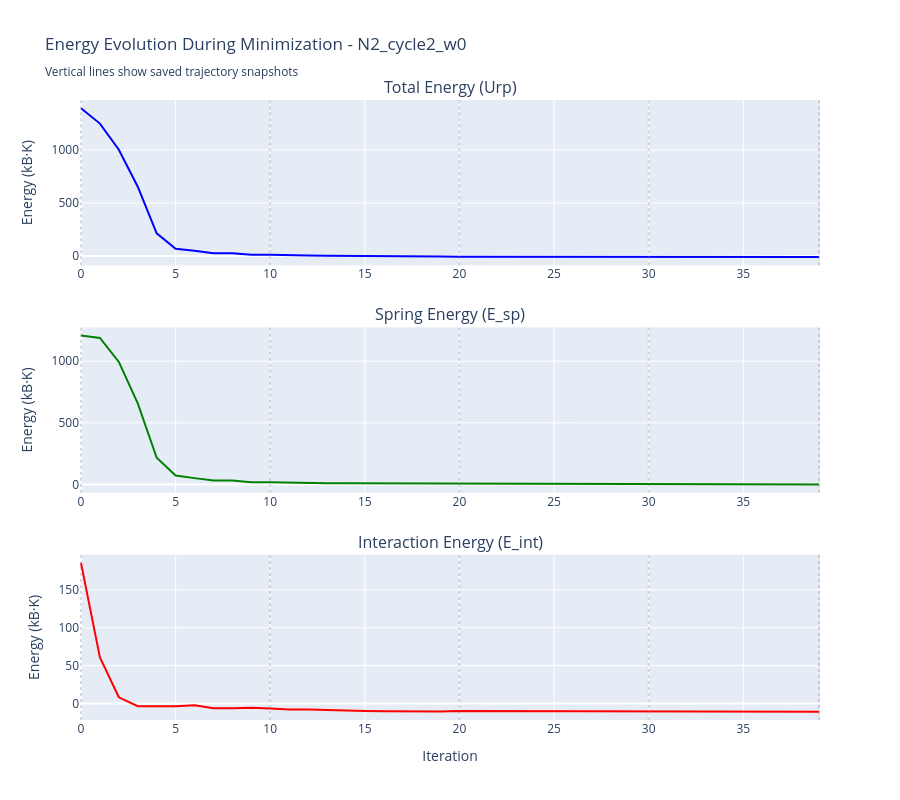

This figure's notebook cell:
### Markdown cell above
## Energy Evolution Plot

### Code cell
# Plot energy evolution
fig = make_subplots(
    rows=3, cols=1,
    subplot_titles=('Total Energy (Urp)', 'Spring Energy (E_sp)', 'Interaction Energy (E_int)'),
    vertical_spacing=0.1
)

# Total energy
fig.add_trace(
    go.Scatter(x=log_data['Iteration'], y=log_data['Energy(Urp)'], 
               mode='lines', name='Urp', line=dict(color='blue')),
    row=1, col=1
)

# Spring energy
fig.add_trace(
    go.Scatter(x=log_data['Iteration'], y=log_data['E_sp'], 
               mode='lines', name='E_sp', line=dict(color='green')),
    row=2, col=1
)

# Interaction energy
fig.add_trace(
    go.Scatter(x=log_data['Iteration'], y=log_data['E_int'], 
               mode='lines', name='E_int', line=dict(color='red')),
    row=3, col=1
)

# Add vertical lines for saved configurations
for iter_num in conf_indices:
    for row in [1, 2, 3]:
        fig.add_vline(x=iter_num, line_dash="dot", line_color="gray", opacity=0.3, row=row, col=1)

fig.update_xaxes(title_text="Iteration", row=3, col=1)
fig.update_yaxes(title_text="Energy (kB·K)", row=1, col=1)
fig.update_yaxes(title_text="Energy (kB·K)", row=2, col=1)
fig.update_yaxes(title_text="Energy (kB·K)", row=3, col=1)

fig.update_layout(
    height=800, 
    showlegend=False,
    title_text=f"Energy Evolution During Minimization - {example_name}<br><sub>Vertical lines show saved trajectory snapshots</sub>"
)
fig.show()

# Print energy summary
print(f"\n📊 Energy Summary:")
print(f"Initial Urp: {log_data['Energy(Urp)'].iloc[0]:.2f} kB·K")
print(f"Final Urp: {log_data['Energy(Urp)'].iloc[-1]:.2f} kB·K")
print(f"Reduction: {log_data['Energy(Urp)'].iloc[0] - log_data['Energy(Urp)'].iloc[-1]:.2f} kB·K")
print(f"\nFinal E_sp: {log_data['E_sp'].iloc[-1]:.2f} kB·K")
print(f"Final E_int: {log_data['E_int'].iloc[-1]:.2f} kB·K")

### Figure 1 — Plotly figure (JSON) as saved in the notebook; plotly's stock layout.template omitted (floating-point values rounded to 4 significant figures)
{"data": [{"line": {"color": "blue"}, "mode": "lines", "name": "Urp", "type": "scatter", "x": [0, 1, 2, 3, 4, 5, 6, 7, 8, 9, 10, 11, 12, 13, 14, 15, 16, 17, 18, 19, 20, 21, 22, 23, 24, 25, 26, 27, 28, 29, 30, 31, 32, 33, 34, 35, 36, 37, 38, 39], "xaxis": "x", "y": [1393.0, 1248.0, 1002.0, 653.8, 214.0, 69.65, 49.94, 26.2, 26.2, 12.99, 11.63, 6.154, 6.154, 2.696, 2.696, 1.276, -0.2362, -1.112, -2.542, -3.72, -5.752, -5.752, -6.661, -7.455, -7.631, -7.969, -8.178, -8.895, -9.041, -9.041, -9.224, -9.31, -9.376, -9.461, -9.466, -9.469, -9.47, -9.47, -9.47, -9.47], "yaxis": "y"}, {"line": {"color": "green"}, "mode": "lines", "name": "E_sp", "type": "scatter", "x": [0, 1, 2, 3, 4, 5, 6, 7, 8, 9, 10, 11, 12, 13, 14, 15, 16, 17, 18, 19, 20, 21, 22, 23, 24, 25, 26, 27, 28, 29, 30, 31, 32, 33, 34, 35, 36, 37, 38, 39], "xaxis": "x2", "y": [1207.0, 1188.0, 994.1, 657.4, 217.7, 73.27, 52.36, 32.45, 32.45, 18.83, 18.35, 14.31, 14.31, 11.77, 11.77, 11.3, 10.01, 9.552, 8.012, 7.05, 4.357, 4.357, 3.52, 3.306, 3.293, 2.89, 2.739, 2.03, 1.895, 1.895, 1.718, 1.63, 1.525, 1.478, 1.483, 1.482, 1.481, 1.481, 1.481, 1.481], "yaxis": "y2"}, {"line": {"color": "red"}, "mode": "lines", "name": "E_int", "type": "scatter", "x": [0, 1, 2, 3, 4, 5, 6, 7, 8, 9, 10, 11, 12, 13, 14, 15, 16, 17, 18, 19, 20, 21, 22, 23, 24, 25, 26, 27, 28, 29, 30, 31, 32, 33, 34, 35, 36, 37, 38, 39], "xaxis": "x3", "y": [185.7, 60.72, 8.132, -3.631, -3.688, -3.622, -2.426, -6.252, -6.252, -5.843, -6.721, -8.154, -8.154, -9.074, -9.074, -10.03, -10.24, -10.66, -10.55, -10.77, -10.11, -10.11, -10.18, -10.76, -10.92, -10.86, -10.92, -10.93, -10.94, -10.94, -10.94, -10.94, -10.9, -10.94, -10.95, -10.95, -10.95, -10.95, -10.95, -10.95], "yaxis": "y3"}], "layout": {"annotations": [{"font": {"size": 16}, "showarrow": false, "text": "Total Energy (Urp)", "x": 0.5, "xanchor": "center", "xref": "paper", "y": 1, "yanchor": "bottom", "yref": "paper"}, {"font": {"size": 16}, "showarrow": false, "text": "Spring Energy (E_sp)", "x": 0.5, "xanchor": "center", "xref": "paper", "y": 0.6333, "yanchor": "bottom", "yref": "paper"}, {"font": {"size": 16}, "showarrow": false, "text": "Interaction Energy (E_int)", "x": 0.5, "xanchor": "center", "xref": "paper", "y": 0.2667, "yanchor": "bottom", "yref": "paper"}], "height": 800, "shapes": [{"line": {"color": "gray", "dash": "dot"}, "opacity": 0.3, "type": "line", "x0": 0, "x1": 0, "xref": "x", "y0": 0, "y1": 1, "yref": "y domain"}, {"line": {"color": "gray", "dash": "dot"}, "opacity": 0.3, "type": "line", "x0": 0, "x1": 0, "xref": "x2", "y0": 0, "y1": 1, "yref": "y2 domain"}, {"line": {"color": "gray", "dash": "dot"}, "opacity": 0.3, "type": "line", "x0": 0, "x1": 0, "xref": "x3", "y0": 0, "y1": 1, "yref": "y3 domain"}, {"line": {"color": "gray", "dash": "dot"}, "opacity": 0.3, "type": "line", "x0": 10, "x1": 10, "xref": "x", "y0": 0, "y1": 1, "yref": "y domain"}, {"line": {"color": "gray", "dash": "dot"}, "opacity": 0.3, "type": "line", "x0": 10, "x1": 10, "xref": "x2", "y0": 0, "y1": 1, "yref": "y2 domain"}, {"line": {"color": "gray", "dash": "dot"}, "opacity": 0.3, "type": "line", "x0": 10, "x1": 10, "xref": "x3", "y0": 0, "y1": 1, "yref": "y3 domain"}, {"line": {"color": "gray", "dash": "dot"}, "opacity": 0.3, "type": "line", "x0": 20, "x1": 20, "xref": "x", "y0": 0, "y1": 1, "yref": "y domain"}, {"line": {"color": "gray", "dash": "dot"}, "opacity": 0.3, "type": "line", "x0": 20, "x1": 20, "xref": "x2", "y0": 0, "y1": 1, "yref": "y2 domain"}, {"line": {"color": "gray", "dash": "dot"}, "opacity": 0.3, "type": "line", "x0": 20, "x1": 20, "xref": "x3", "y0": 0, "y1": 1, "yref": "y3 domain"}, {"line": {"color": "gray", "dash": "dot"}, "opacity": 0.3, "type": "line", "x0": 30, "x1": 30, "xref": "x", "y0": 0, "y1": 1, "yref": "y domain"}, {"line": {"color": "gray", "dash": "dot"}, "opacity": 0.3, "type": "line", "x0": 30, "x1": 30, "xref": "x2", "y0": 0, "y1": 1, "yref": "y2 domain"}, {"line": {"color": "gray", "dash": "dot"}, "opacity": 0.3, "type": "line", "x0": 30, "x1": 30, "xref": "x3", "y0": 0, "y1": 1, "yref": "y3 domain"}, {"line": {"color": "gray", "dash": "dot"}, "opacity": 0.3, "type": "line", "x0": 39, "x1": 39, "xref": "x", "y0": 0, "y1": 1, "yref": "y domain"}, {"line": {"color": "gray", "dash": "dot"}, "opacity": 0.3, "type": "line", "x0": 39, "x1": 39, "xref": "x2", "y0": 0, "y1": 1, "yref": "y2 domain"}, {"line": {"color": "gray", "dash": "dot"}, "opacity": 0.3, "type": "line", "x0": 39, "x1": 39, "xref": "x3", "y0": 0, "y1": 1, "yref": "y3 domain"}], "showlegend": false, "title": {"text": "Energy Evolution During Minimization - N2_cycle2_w0<br><sub>Vertical lines show saved trajectory snapshots</sub>"}, "xaxis": {"anchor": "y", "domain": [0, 1]}, "xaxis2": {"anchor": "y2", "domain": [0, 1]}, "xaxis3": {"anchor": "y3", "domain": [0, 1], "title": {"text": "Iteration"}}, "yaxis": {"anchor": "x", "domain": [0.7333, 1], "title": {"text": "Energy (kB·K)"}}, "yaxis2": {"anchor": "x2", "domain": [0.3667, 0.6333], "title": {"text": "Energy (kB·K)"}}, "yaxis3": {"anchor": "x3", "domain": [0, 0.2667], "title": {"text": "Energy (kB·K)"}}}}
